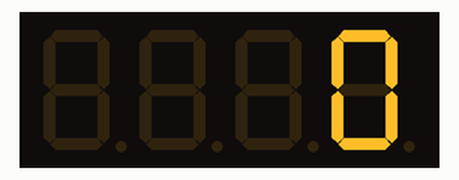
Recording of a sketch running on a simulated ESP32. Parts: 4-digit seven-segment display.

Above: at 1.1 s.
At 5.1 s:
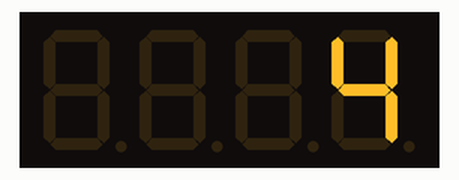
At 10.1 s:
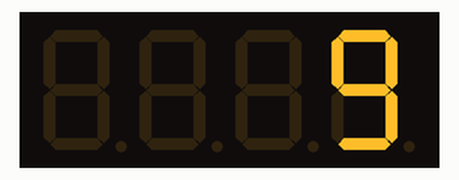
At 19.1 s:
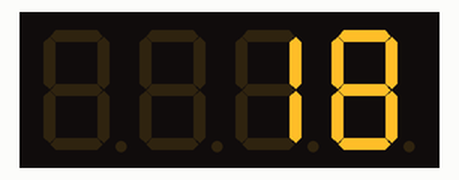
At 28.1 s:
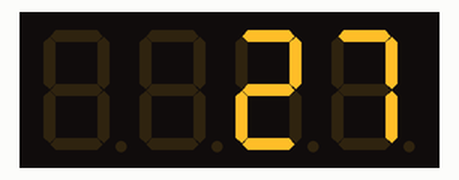
At 38.1 s:
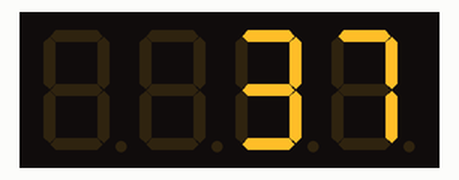

The sketch:

main.ino
```cpp
/*
* Using a 4bit 7-segment display, like a TM1637, which requires an IC connection
* and library. The library TM1637 by Avishay Orpaz will be used here.
*
* Unlike to use an address, this setup requires the clock and data pin.
*/

#include <TM1637Display.h>

#define TIMEOUT_IN_MS 1000
#define MAX_NUMBER    10000
#define CLOCK_PIN     19
#define DATA_PIN      18

TM1637Display seg(CLOCK_PIN, DATA_PIN);

void setup() {
  seg.setBrightness(/*brightness: */ 90, /*on: */true);
}

void loop() {
  static int ctr = 0;
  static unsigned long last_timer = 0;

  if (millis() - last_timer > TIMEOUT_IN_MS) {
    last_timer = millis();

    seg.showNumberDec(ctr);

    ctr = (ctr + 1) % MAX_NUMBER;
  }
}
```

Measured:
- what the display in image 0 shows lasts 1.0 s, from 1.0 s to 2.0 s
